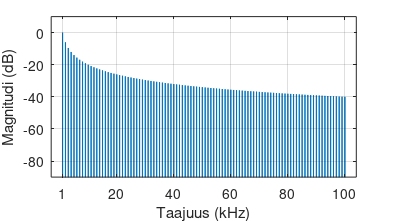
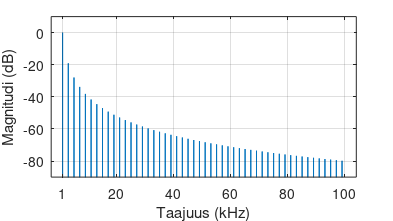

Reproduce these figures in MATLAB, in order.
papersize = [16 9]./1.6; paperpos = [0 0 papersize]; screen = get(0,'screensize');

f  = 1000; % perustaajuus
Fs = 2^18; % naytteenottotaajuus (fft nopea kahden potensseille)
Ts = 1/Fs; t = 0:Ts:1-Ts; % aikavektori
N = max(size(t)); 

%% Saha-aalto
saha = zeros(1,N);
for k = 1:100
    saha = saha + sin(2*pi*k*f.*t)/k; 
end
sahasarja = -2/pi*saha;
Xf = 2*abs(fft(sahasarja));
Xf = 20*log10(Xf./(max(Xf))); 
f0 = Fs/N; tf = 0:f0:(N-1)*f0;

figure('Position',[0, screen(4)-500, 800, 500]);
plot(tf, Xf,'LineWidth',0.6); grid on; axis([-3000 104000 -90 10]);
ylabel('Magnitudi (dB)'); xlabel('Taajuus (kHz)');
set(gca,'XTick',[1000 20000 40000 60000 80000 100000])
set(gca,'XTickLabel',{'1' '20' '40' '60' '80' '100'},'Layer','Top')
set(gcf,'PaperUnits','centimeters',...
        'PaperSize',papersize,'PaperPosition',paperpos);
print(gcf,'.\figures\saha100','-dpdf','-painters');

%% Kolmio-aalto
kolmio = zeros(1,N);
for k = 1:100
    kolmio = kolmio + abs(sinc(k/2))/k*cos(2*pi*k*f.*t);
end
kolmiosarja = kolmio*(-4)/pi;
Xf = 2*abs(fft(kolmiosarja));
Xf = 20*log10(Xf./(max(Xf))); 
f0 = Fs/N; tf = 0:f0:(N-1)*f0;

figure('Position',[0, 0, 800, 500]);
plot(tf, Xf,'LineWidth',0.6); grid on; axis([-3000 104000 -90 10]);
ylabel('Magnitudi (dB)'); xlabel('Taajuus (kHz)');
set(gca,'XTick',[1000 20000 40000 60000 80000 100000])
set(gca,'XTickLabel',{'1' '20' '40' '60' '80' '100'},'Layer','Top')
set(gcf,'PaperUnits','centimeters',...
        'PaperSize',papersize,'PaperPosition',paperpos);
print(gcf,'.\figures\kolmio100','-dpdf','-painters');
%%
close all;